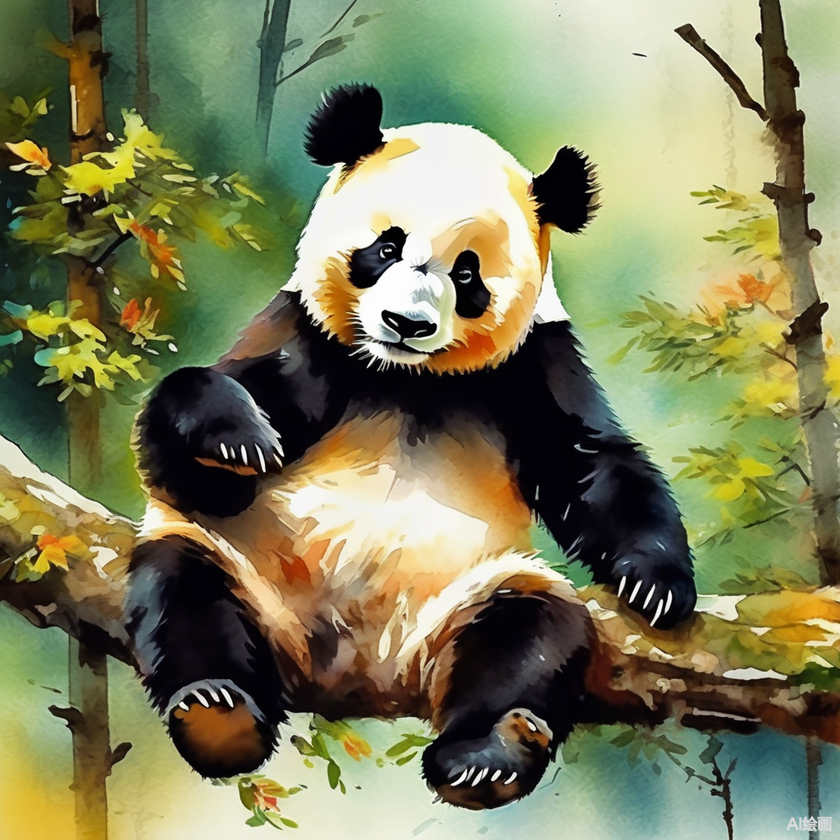
#> input picture vision/panda.png, 840 x 840 px, shrunk from 1024 x 1024 before the run; the run also reads 1 picture not shown here
$ jupyter execute traditional_CV.ipynb   (older library calls are emulated)
#> lines starting #> are read from the running program, lines starting #| are printed output that depends on the picture; after the words box and inside, x2 and y2 are one past the last pixel; in counts of white or black regions, pixels touching at a corner belong together
# 传统CV算法--在NN之前的江湖

- 图像滤波：通过局部像素加权运算来平滑图像、增强特征或消除噪声。
- 边缘检测：识别图像中灰度或颜色发生急剧变化的位置以提取物体轮廓。
- 图像分割：根据相似性（颜色、纹理等）将图像划分成若干有意义的区域或对象。

# 图像滤波1 -- 最简单就是均值滤波，所有像素点平等对待

[cell 1]
# 本代码展示如何向图像中添加椒盐噪声，并使用均值滤波器进行噪声去除

# 导入必要的库
import cv2  # OpenCV库，用于图像处理
import numpy as np  # NumPy库，用于数值计算
import matplotlib.pyplot as plt  # Matplotlib库，用于图像显示

# 使用OpenCV读取图像
image = cv2.imread("panda.png")  # 'panda.png'是图像文件的路径
#> image is the input picture: shape (840, 840, 3); mean B, G, R 90.3, 126.3, 124.5


# 这段代码定义了一个名为 add_salt_and_pepper_noise 的函数，用于向图像中添加椒盐噪声。
# 椒盐噪声是一种图像噪声，其中一些随机像素会被设置为最亮（通常是白色）或最暗（通常是黑色）
# 定义添加椒盐噪声的函数
def add_salt_and_pepper_noise(image, salt_prob, pepper_prob):
    """
    向图像中添加椒盐噪声。

    参数:
    image (numpy.ndarray): 原始图像。
    salt_prob (float): 添加白色（盐）噪声的概率。
    pepper_prob (float): 添加黑色（椒）噪声的概率。

    返回:
    numpy.ndarray: 添加椒盐噪声后的图像。
    """
#> called with salt_prob = 0.02, pepper_prob = 0.02
    noisy_image = image.copy()  # 创建图像的副本以避免修改原始图像
    total_pixels = image.size  # 计算图像中的总像素数

    # 添加椒盐噪声（黑色）
    num_salt = np.ceil(salt_prob * total_pixels)  # 根据椒盐噪声声概率计算需要添加的椒盐噪声声像素数
    salt_coords = [
        np.random.randint(0, i - 1, int(num_salt)) for i in image.shape
    ]  # 随机生成椒盐噪声的坐标
    noisy_image[salt_coords[0], salt_coords[1], :] = 255  # 将椒盐噪声像素设置为白色

    # 添加椒盐噪声（白色）
    num_pepper = np.ceil(pepper_prob * total_pixels)  # 根据椒盐噪声概率计算需要添加的椒盐噪声像素数
    pepper_coords = [
        np.random.randint(0, i - 1, int(num_pepper)) for i in image.shape
    ]  # 随机生成椒盐噪声的坐标
    noisy_image[pepper_coords[0], pepper_coords[1], :] = 0  # 将椒盐噪声像素设置为黑色

    return noisy_image  # 返回添加了噪声的图像

[cell 2]
# 向图像添加椒盐噪声
# 设置椒噪声和盐噪声的概率为 2%
salt_and_pepper_image = add_salt_and_pepper_noise(
    image, salt_prob=0.02, pepper_prob=0.02
)

# 定义均值滤波器的核大小
# 设置核大小为 8x8
kernel_size = (8, 8)

# 使用均值滤波器对图像进行滤波
# 应用均值滤波以减少图像中的噪声
filtered_image = cv2.blur(salt_and_pepper_image, kernel_size)

# 使用 Matplotlib 显示原始图像、添加椒盐噪声后的图像和滤波后的图像
fig, axes = plt.subplots(1, 3, figsize=(15, 5))  # 设置绘图布局为 1 行 3 列

# 显示原始图像
axes[0].imshow(cv2.cvtColor(image, cv2.COLOR_BGR2RGB))  # 将 BGR 格式转换为 RGB 格式
axes[0].set_title("Original Image")  # 设置图像标题
axes[0].axis("off")  # 关闭坐标轴显示

# 显示添加椒盐噪声后的图像
axes[1].imshow(cv2.cvtColor(salt_and_pepper_image, cv2.COLOR_BGR2RGB))  # 显示添加噪声后的图像
axes[1].set_title("Image with Salt and Pepper Noise")  # 设置图像标题
axes[1].axis("off")  # 关闭坐标轴显示

# 显示应用均值滤波后的图像
axes[2].imshow(cv2.cvtColor(filtered_image, cv2.COLOR_BGR2RGB))  # 显示滤波后的图像
axes[2].set_title("Filtered Image")  # 设置图像标题
axes[2].axis("off")  # 关闭坐标轴显示

plt.show()  # 展示所有图像

# 图像滤波1 -- 进阶一点：高斯滤波均值滤波，假设任何像素点周边噪声分布和其距离呈高斯分布

[cell 3]
# 这段代码展示了如何向图像中添加高斯噪声，并使用高斯滤波进行噪声去除。
# 代码首先读取原始图像，然后添加高斯噪声，并应用高斯滤波。
# 最后，使用 matplotlib 展示原始图像、添加噪声后的图像和去噪后的图像。


# 这段代码定义了一个名为 add_gaussian_noise 的函数，它用于向图像中添加高斯噪声。
# 高斯噪声是一种常见的图像噪声，它对图像的每个像素添加了根据高斯分布生成的随机值。
def add_gaussian_noise(image, mean=0, sigma=25):
    """
    向图像中添加高斯噪声。

    参数:
    image (numpy.ndarray): 原始图像。
    mean (float): 高斯噪声的均值，默认为 0。
    sigma (float): 高斯噪声的标准差，默认为 25。

    返回:
    numpy.ndarray: 添加高斯噪声后的图像。
    """
#> called with mean = 0, sigma = 25
    # 获取图像的维度和通道数
    row, col, ch = image.shape

    # 生成与图像尺寸相同的高斯噪声
    gauss = np.random.normal(mean, sigma, (row, col, ch))

    # 将高斯噪声添加到原始图像上
    # 使用 np.clip 确保添加噪声后的像素值仍然在 0 到 255 的范围内
    noisy = np.clip(image + gauss, 0, 255)

    # 返回添加噪声后的图像，并将数据类型转换为无符号8位整型
    return noisy.astype(np.uint8)

[cell 4]
# 读取图像文件
original_image = image

# 向原始图像添加高斯噪声
noisy_image = add_gaussian_noise(original_image)

# 使用高斯滤波器对添加噪声的图像进行去噪处理
# 设置高斯滤波器的核大小为 5x5
denoised_image = cv2.GaussianBlur(noisy_image, (5, 5), 0)

# 使用 matplotlib 显示原始图像、带噪声的图像和去噪后的图像
plt.subplot(131)  # 设置显示位置
plt.imshow(cv2.cvtColor(original_image, cv2.COLOR_BGR2RGB))  # 显示原始图像（转换颜色空间为RGB）
plt.title("Original Image")  # 设置图像标题

plt.subplot(132)  # 设置显示位置
plt.imshow(cv2.cvtColor(noisy_image, cv2.COLOR_BGR2RGB))  # 显示带噪声的图像
plt.title("Noisy Image")  # 设置图像标题

plt.subplot(133)  # 设置显示位置
plt.imshow(cv2.cvtColor(denoised_image, cv2.COLOR_BGR2RGB))  # 显示去噪后的图像
plt.title("Denoised Image")  # 设置图像标题

# 显示所有图像
plt.show()

# 均值滤波 vs 高斯滤波

均值滤波适合对速度要求高、对质量要求不高的简单应用，而高斯滤波是更通用、效果更好的选择，特别适用于需要保持图像特征的高质量图像处理任务。在实际应用中，高斯滤波通常是首选的平滑滤波器，除非有严格的实时性要求。
## 图像处理中均值滤波与高斯滤波对比

| 对比维度 | 均值滤波 | 高斯滤波 |
|---------|----------|----------|
| **基本原理** | 邻域内所有像素的算术平均值 | 邻域内像素按高斯分布加权平均值 |
| **数学公式** | \( g(x,y) = \frac{1}{N} \sum f(i,j) \) | \( g(x,y) = \sum w(i,j)·f(i,j) \)，w为高斯权重 |
| **权重分布** | 均匀权重 | 钟形权重（中心大，四周小） |
| **平滑效果** | 均匀平滑，整体模糊 | 自然平滑，中心加权 |
| **边缘保持** | 差（边缘严重模糊） | 较好（边缘相对清晰） |
| **噪声消除** | 对高斯噪声一般，对脉冲噪声差 | 对高斯噪声效果显著，对脉冲噪声有一定效果 |
| **计算复杂度** | 低（权重相同，可优化） | 较高（需要计算权重） |
| **频率响应** | sinc函数形状，有旁瓣 | 高斯函数形状，无旁瓣 |
| **振铃效应** | 明显 | 无 |
| **参数调节** | 仅核大小 | 核大小和标准差σ |
| **主要应用** | 快速去噪、实时系统 | 精细图像处理、计算机视觉预处理 |
| **典型核示例** | 3×3: <br>`[[1/9, 1/9, 1/9],`<br>` [1/9, 1/9, 1/9],`<br>` [1/9, 1/9, 1/9]]` | 3×3(σ=1.0): <br>`[[0.075, 0.124, 0.075],`<br>` [0.124, 0.204, 0.124],`<br>` [0.075, 0.124, 0.075]]` |

## 2D、3D高斯滤波核（kernel）展示

[cell 5]
# 这段代码展示了如何生成一个高斯滤波器（高斯核），并使用 matplotlib 绘制其二维和三维图像。
# 高斯滤波器是一种常用于图像处理中的平滑滤波器，它根据高斯函数生成一个核，该核在图像处理中用于模糊图像和去除噪声。

# 导入所需的库
import numpy as np  # NumPy库，用于数值计算
import matplotlib.pyplot as plt  # Matplotlib库，用于图像显示
from mpl_toolkits.mplot3d import Axes3D  # Matplotlib的3D绘图工具包
from scipy.stats import multivariate_normal  # SciPy的多元正态分布函数


# 定义生成高斯核的函数
def gaussian_kernel(size, sigma=1.0):
    """
    生成高斯核。

    参数:
    size (int): 高斯核的大小。
    sigma (float): 高斯核的标准差。

    返回:
    numpy.ndarray: 高斯核。
    """
    kernel = np.fromfunction(
        lambda x, y: (1 / (2 * np.pi * sigma**2))
        * np.exp(-((x - size // 2) ** 2 + (y - size // 2) ** 2) / (2 * sigma**2)),
        (size, size),
    )
    return kernel / np.sum(kernel)  # 归一化核


# 定义绘制高斯核的函数
def plot_gaussian_kernel(kernel):
    """
    绘制和可视化高斯核的二维和三维图像。

    参数:
    kernel (numpy.ndarray): 要绘制的高斯核。
    """
    fig = plt.figure()  # 创建绘图对象

    # 绘制二维高斯核图像
    ax1 = fig.add_subplot(121)  # 添加子图位于左侧
    ax1.imshow(kernel, cmap="viridis", interpolation="none")  # 显示高斯核，使用viridis颜色映射
    # 在图像上标注每个像素的值
    for i in range(kernel.shape[0]):
        for j in range(kernel.shape[1]):
            ax1.text(j, i, f"{kernel[i, j]:.2f}", ha="center", va="center", color="r")
    ax1.set_title("2D Gaussian Kernel")  # 设置图像标题

    # 绘制三维高斯核图像
    ax2 = fig.add_subplot(122, projection="3d")  # 添加子图位于右侧，并设置为3D模式
    x, y = np.arange(0, kernel.shape[0], 1), np.arange(
        0, kernel.shape[1], 1
    )  # 创建x和y坐标网格
    x, y = np.meshgrid(x, y)
    ax2.plot_surface(x, y, kernel, cmap="viridis")  # 绘制高斯核的3D表面图
    ax2.set_title("3D Gaussian Kernel")  # 设置图像标题

    plt.show()  # 展示绘制的图像
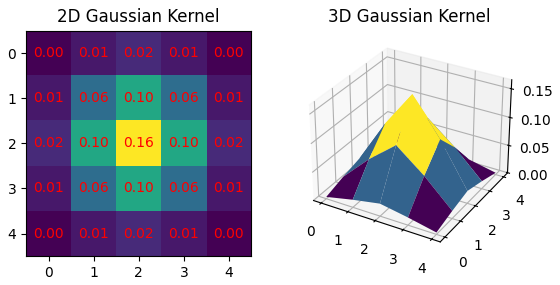
#> figure drawn by matplotlib, 2 panels


kernel_size = 5  # 定义核的大小
sigma = 1.0  # 定义高斯核的标准差

# 生成高斯滤波器
kernel = gaussian_kernel(kernel_size, sigma)

# 绘制高斯滤波器的二维图像和三维图像
plot_gaussian_kernel(kernel)

# 边缘检测

[cell 6]
# 这段代码演示了如何使用 OpenCV 进行边缘检测。
# 它首先读取一幅图像，然后应用 Canny 算子来检测图像中的边缘。
# 最后，使用 Matplotlib 显示原始图像和检测到的边缘。

# 导入所需的库
import cv2  # OpenCV库，用于图像处理
import matplotlib.pyplot as plt  # Matplotlib库，用于显示图像

# 读取图像
# 'cat.png'是图像文件的路径，cv2.IMREAD_GRAYSCALE表示以灰度模式读取图像
image = cv2.imread("cat.png", cv2.IMREAD_GRAYSCALE)
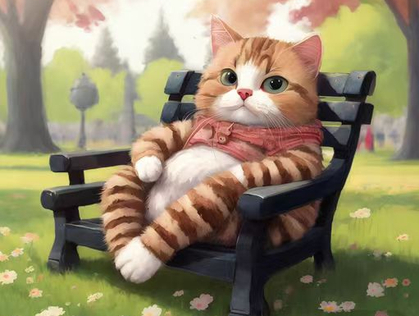
#> input picture vision/cat.png, 419 x 316 px, shrunk from 511 x 385 before the run
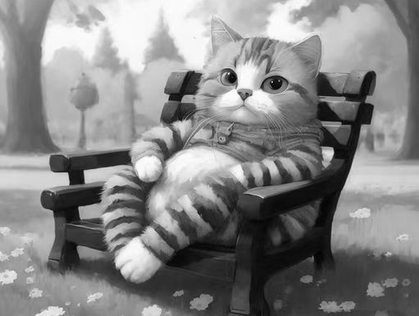
#> image: shape (316, 419); min 2, max 254, mean 133.5

# 使用Canny边缘检测算法检测图像边缘
# cv2.Canny函数接收图像和两个阈值（低阈值和高阈值），这里设置为50和150
edges = cv2.Canny(image, 50, 150)
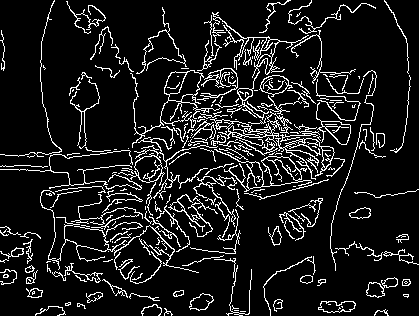
#> edges: shape (316, 419); 10.8% white in thin lines or dots

# 使用Matplotlib显示结果
plt.figure(figsize=(8, 4))  # 设置图像显示大小

# 显示原始图像
plt.subplot(1, 2, 1)  # 创建一个1行2列的子图，并定位到第一个
plt.imshow(image, cmap="gray")  # 以灰度图模式显示原始图像
plt.title("Original Image")  # 设置子图的标题

# 显示使用Canny算法检测到的边缘
plt.subplot(1, 2, 2)  # 定位到第二个子图
plt.imshow(edges, cmap="gray")  # 以灰度图模式显示边缘图像
plt.title("Canny Edges")  # 设置子图的标题

plt.show()  # 显示所有子图

## 多种边缘检测算子效果比较

[cell 7]
import cv2
import matplotlib.pyplot as plt
import numpy as np

# 读取图像
image = cv2.imread("cat.png", cv2.IMREAD_GRAYSCALE)

# ========== 1. Canny边缘检测 ==========
edges_canny = cv2.Canny(image, 50, 150)

# ========== 2. Sobel算子 ==========
# Sobel X方向梯度
sobel_x = cv2.Sobel(image, cv2.CV_64F, 1, 0, ksize=3)
# Sobel Y方向梯度
sobel_y = cv2.Sobel(image, cv2.CV_64F, 0, 1, ksize=3)
# Sobel总梯度（X和Y方向结合）
sobel_combined = cv2.magnitude(sobel_x, sobel_y)
sobel_combined = np.uint8(np.clip(sobel_combined, 0, 255))

# ========== 3. Laplacian算子 ==========
laplacian = cv2.Laplacian(image, cv2.CV_64F, ksize=3)
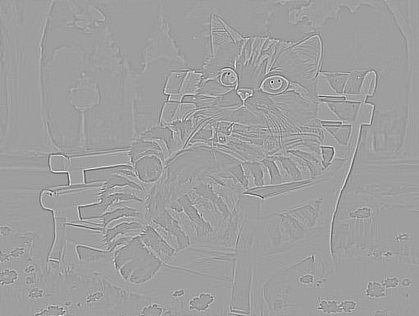
#> laplacian: shape (316, 419) float64; min -1038, max 630, mean 0; drawn with min black and max white
laplacian = np.uint8(np.clip(np.abs(laplacian), 0, 255))

# ========== 4. Prewitt算子 ==========
# 手动定义Prewitt算子核
kernel_prewitt_x = np.array([[-1, 0, 1], [-1, 0, 1], [-1, 0, 1]])
kernel_prewitt_y = np.array([[-1, -1, -1], [0, 0, 0], [1, 1, 1]])

prewitt_x = cv2.filter2D(image, cv2.CV_64F, kernel_prewitt_x)
prewitt_y = cv2.filter2D(image, cv2.CV_64F, kernel_prewitt_y)
prewitt_combined = cv2.magnitude(prewitt_x, prewitt_y)
prewitt_combined = np.uint8(np.clip(prewitt_combined, 0, 255))
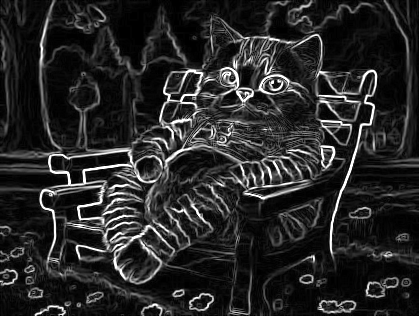
#> prewitt_combined: shape (316, 419); min 0, max 255, mean 39.7

# ========== 5. Roberts算子 ==========
# 手动定义Roberts算子核
kernel_roberts_x = np.array([[1, 0], [0, -1]], dtype=np.float32)
kernel_roberts_y = np.array([[0, 1], [-1, 0]], dtype=np.float32)

roberts_x = cv2.filter2D(image, cv2.CV_64F, kernel_roberts_x)
roberts_y = cv2.filter2D(image, cv2.CV_64F, kernel_roberts_y)
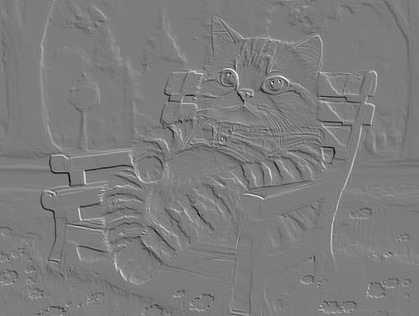
#> roberts_y: shape (316, 419) float64; min -157, max 163, mean 0.1; drawn with min black and max white
roberts_combined = cv2.magnitude(roberts_x, roberts_y)
roberts_combined = np.uint8(np.clip(roberts_combined, 0, 255))

# ========== 6. Scharr算子（增强版Sobel） ==========
scharr_x = cv2.Scharr(image, cv2.CV_64F, 1, 0)
scharr_y = cv2.Scharr(image, cv2.CV_64F, 0, 1)
scharr_combined = cv2.magnitude(scharr_x, scharr_y)
scharr_combined = np.uint8(np.clip(scharr_combined, 0, 255))
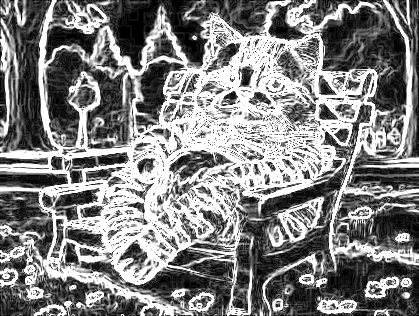
#> scharr_combined: shape (316, 419); min 0, max 255, mean 130.4

# ========== 可视化结果 ==========
plt.figure(figsize=(16, 10))

# 原始图像
plt.subplot(3, 4, 1)
plt.imshow(image, cmap='gray')
plt.title('Original Image')
plt.axis('off')

# Canny边缘检测
plt.subplot(3, 4, 2)
plt.imshow(edges_canny, cmap='gray')
plt.title('Canny Edge Detection')
plt.axis('off')

# Sobel算子
plt.subplot(3, 4, 3)
plt.imshow(sobel_combined, cmap='gray')
plt.title('Sobel Operator')
plt.axis('off')

# Laplacian算子
plt.subplot(3, 4, 4)
plt.imshow(laplacian, cmap='gray')
plt.title('Laplacian Operator')
plt.axis('off')

# Prewitt算子
plt.subplot(3, 4, 5)
plt.imshow(prewitt_combined, cmap='gray')
plt.title('Prewitt Operator')
plt.axis('off')

# Roberts算子
plt.subplot(3, 4, 6)
plt.imshow(roberts_combined, cmap='gray')
plt.title('Roberts Operator')
plt.axis('off')

# Scharr算子
plt.subplot(3, 4, 7)
plt.imshow(scharr_combined, cmap='gray')
plt.title('Scharr Operator')
plt.axis('off')

# Sobel X方向
plt.subplot(3, 4, 8)
plt.imshow(np.abs(sobel_x), cmap='gray')
plt.title('Sobel X Direction')
plt.axis('off')

# Sobel Y方向
plt.subplot(3, 4, 9)
plt.imshow(np.abs(sobel_y), cmap='gray')
plt.title('Sobel Y Direction')
plt.axis('off')

# Prewitt X方向
plt.subplot(3, 4, 10)
plt.imshow(np.abs(prewitt_x), cmap='gray')
plt.title('Prewitt X Direction')
plt.axis('off')

# Prewitt Y方向
plt.subplot(3, 4, 11)
plt.imshow(np.abs(prewitt_y), cmap='gray')
plt.title('Prewitt Y Direction')
plt.axis('off')

# 阈值化Sobel（二值化显示）
plt.subplot(3, 4, 12)
_, sobel_thresh = cv2.threshold(sobel_combined, 50, 255, cv2.THRESH_BINARY)
#> sobel_thresh: shape (316, 419); 31.3% white; 306 white regions (246 under 20 px), largest, box (x1, y1, x2, y2) and area: (0, 0, 419, 316) 33451, (383, 0, 413, 159) 686, (278, 197, 324, 242) 664
plt.imshow(sobel_thresh, cmap='gray')
plt.title('Sobel with Threshold')
plt.axis('off')

plt.tight_layout()
plt.show()
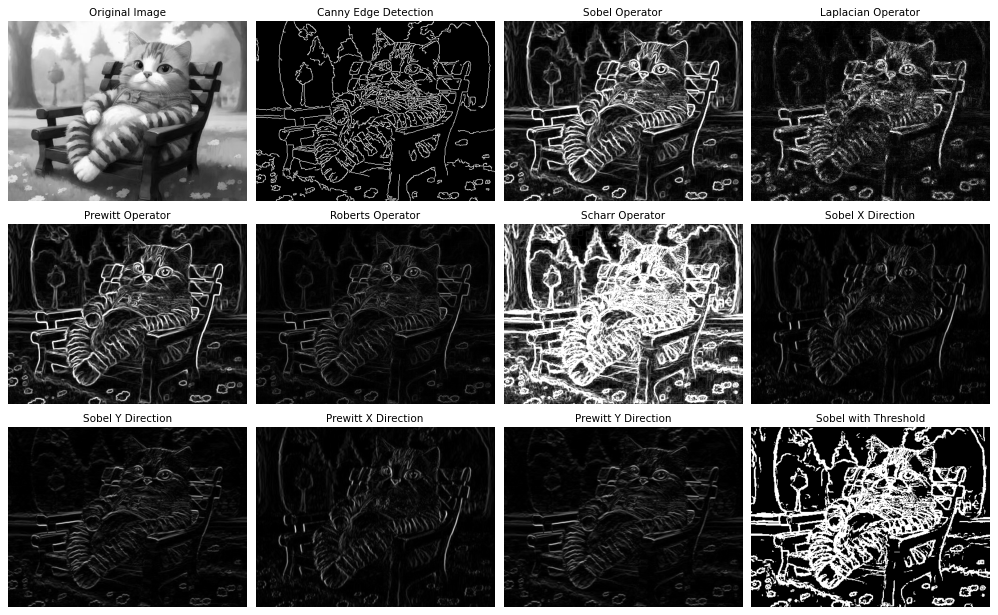
#> figure drawn by matplotlib, 12 panels

# ========== 各算子特性对比 ==========
print("=" * 60)
print("边缘检测算子特性对比：")
print("=" * 60)
print("1. Canny算子：")
print("   - 优点：双阈值检测，边缘连接好，抗噪声能力强")
print("   - 缺点：计算复杂度较高，需要调参")
print()

print("2. Sobel算子：")
print("   - 优点：计算简单，对噪声有一定抑制")
print("   - 缺点：边缘定位不够精确，易受噪声影响")
print()

print("3. Laplacian算子：")
print("   - 优点：各向同性，对边缘方向不敏感")
print("   - 缺点：对噪声敏感，易产生双边缘")
print()

print("4. Prewitt算子：")
print("   - 优点：实现简单，对垂直/水平边缘敏感")
print("   - 缺点：对斜边缘效果较差")
print()

print("5. Roberts算子：")
print("   - 优点：计算量小，对45°方向边缘敏感")
print("   - 缺点：对噪声敏感，边缘定位不准")
print()

print("6. Scharr算子：")
print("   - 优点：Sobel的改进版，旋转不变性更好")
print("   - 缺点：计算量稍大")
print("=" * 60)

# ========== 参数调优对比 ==========
# 使用不同参数的Canny算法对比
fig, axes = plt.subplots(2, 3, figsize=(15, 10))

# 不同阈值组合
canny_params = [
    (30, 100, "Low Threshold"),
    (50, 150, "Medium Threshold"),
    (100, 200, "High Threshold"),
    (30, 200, "Wide Range"),
    (70, 120, "Narrow Range"),
    (50, 150, "Default (for reference)")
]

for idx, (low, high, title) in enumerate(canny_params[:5]):
    edges = cv2.Canny(image, low, high)
    row, col = divmod(idx, 3)
    axes[row, col].imshow(edges, cmap='gray')
    axes[row, col].set_title(f'{title}\n({low}, {high})')
    axes[row, col].axis('off')
#> this loop made 5 passes
#> pass 3, `edges = cv2.Canny(image, low, high)`:
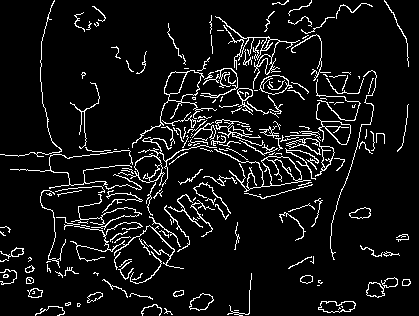
#> edges: shape (316, 419); 7.8% white in thin lines or dots

# 原始图像作为对比
axes[1, 2].imshow(image, cmap='gray')
axes[1, 2].set_title('Original Image')
axes[1, 2].axis('off')

plt.suptitle('Canny Edge Detection with Different Parameters', fontsize=14)
plt.tight_layout()
plt.show()
#> (the rest of the program and of its run is left out)
